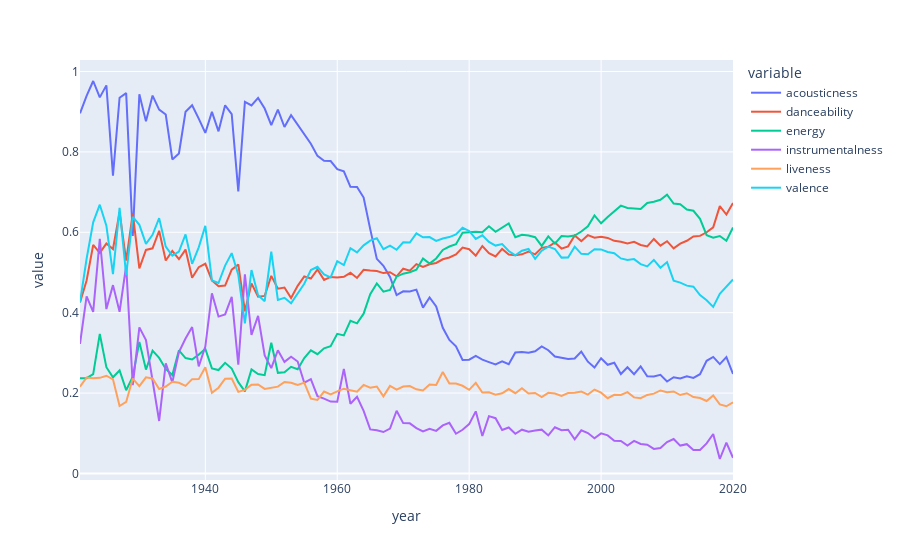

Notebook source saved alongside this figure:
### Code cell
sound_features = ['acousticness', 'danceability', 'energy', 'instrumentalness', 'liveness', 'valence']
fig = px.line(data_ano, x='year', y=sound_features)
fig.show()
